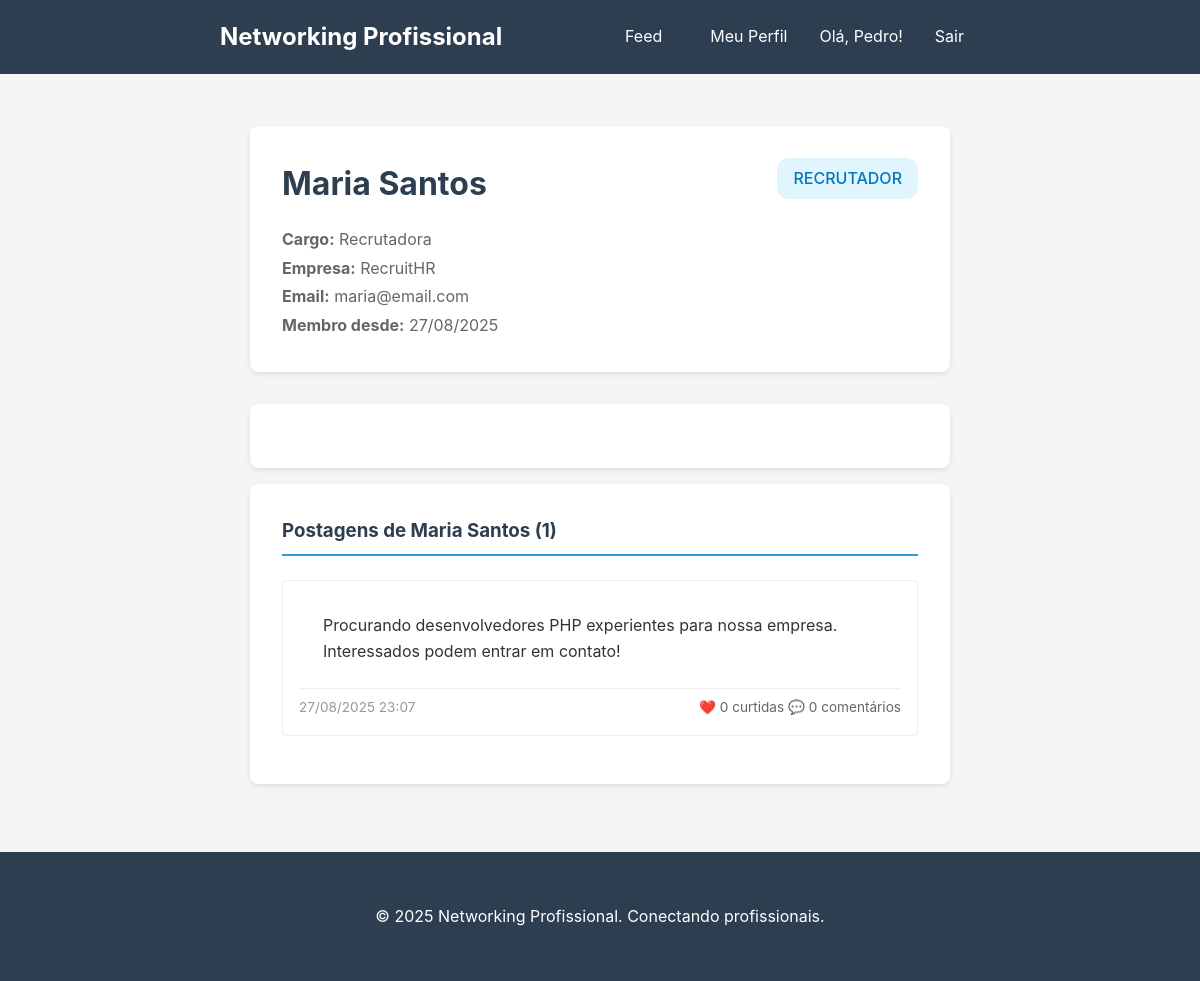
Page /perfil.php?id=2 (signed in) on the committed database.
### tables this page shows
CREATE TABLE IF NOT EXISTS users (
    id INT AUTO_INCREMENT PRIMARY KEY,
    nome VARCHAR(100) NOT NULL,
    sobrenome VARCHAR(100) NOT NULL,
    email VARCHAR(100) UNIQUE NOT NULL,
    senha VARCHAR(255) NOT NULL,
    empresa VARCHAR(100),
    cargo VARCHAR(100),
    status_tag ENUM('disponivel_contato', 'procurando_oportunidades', 'recrutador', 'empregado') NOT NULL,
    created_at TIMESTAMP DEFAULT CURRENT_TIMESTAMP
);

CREATE TABLE IF NOT EXISTS posts (
    id INT AUTO_INCREMENT PRIMARY KEY,
    user_id INT NOT NULL,
    conteudo TEXT NOT NULL,
    created_at TIMESTAMP DEFAULT CURRENT_TIMESTAMP,
    FOREIGN KEY (user_id) REFERENCES users(id) ON DELETE CASCADE
);

### perfil.php (the view, shortened to what this page needs)
<?php
require_once 'config/database.php';
$profile_user_id = isset($_GET['id']) ? (int)$_GET['id'] : $_SESSION['user_id'];
$stmt = $pdo->prepare("SELECT * FROM users WHERE id = ?");
$stmt->execute([$profile_user_id]);
$user = $stmt->fetch();
$posts_stmt = $pdo->prepare("
    SELECT p.*,
           COUNT(DISTINCT l.id) as likes_count,
           COUNT(DISTINCT c.id) as comments_count
    FROM posts p
    LEFT JOIN likes l ON p.id = l.post_id
    LEFT JOIN comments c ON p.id = c.post_id
    WHERE p.user_id = ?
    GROUP BY p.id, p.user_id, p.conteudo, p.created_at
    ORDER BY p.created_at DESC
");
$posts_stmt->execute([$profile_user_id]);
$user_posts = $posts_stmt->fetchAll();
$is_own_profile = ($profile_user_id == $_SESSION['user_id']);
?>
<!DOCTYPE html>
<html lang="pt-BR">
<head>
    <link rel="stylesheet" href="style.css">
</head>
<body>
    <?php include 'includes/header.php'; ?>
    <div class="container">
        <div class="profile-container">
            <div class="profile-header">
                <div class="profile-info">
                    <h1><?php echo htmlspecialchars($user['nome'] . ' ' . ($user['sobrenome'] ?? '')); ?></h1>
                    <p class="profile-details">
                        <?php if ($user['cargo']): ?>
                            <strong>Cargo:</strong> <?php echo htmlspecialchars($user['cargo']); ?>
                        <?php endif; ?>
                        <?php if ($user['empresa']): ?>
                            <br><strong>Empresa:</strong> <?php echo htmlspecialchars($user['empresa']); ?>
                        <?php endif; ?>
                        <br><strong>Email:</strong> <?php echo htmlspecialchars($user['email']); ?>
                        <br><strong>Membro desde:</strong> <?php echo date('d/m/Y', strtotime($user['created_at'])); ?>
                    </p>
                </div>
                <div class="status-badge">
                    <span class="status-tag large <?php echo $user['status_tag']; ?>">
                        <?php
                            if ($user['status_tag'] == 'disponivel_contato') {
                                echo 'Disponível para contato';
                            } elseif ($user['status_tag'] == 'recrutador') {
                                echo 'Recrutador';
                            } else {
                                echo 'Indisponível';
                            }
                        ?>
                    </span>
                </div>
            </div>
            <div class="profile-content">
            </div>
            <div class="posts-content">
                <div class="posts-section">
                    <h3>
                        <?php echo $is_own_profile ? 'Suas Postagens' : 'Postagens de ' . htmlspecialchars($user['nome'] . ' ' . ($user['sobrenome'] ?? '')); ?>
                        (<?php echo count($user_posts); ?>)
                    </h3>
                    <?php if (empty($user_posts)): ?>
                        <div class="empty-state">
                            <p>
                                <?php echo $is_own_profile ? 'Você ainda não fez nenhuma postagem.' : 'Este usuário ainda não fez postagens.'; ?>
                            </p>
                            <?php if ($is_own_profile): ?>
                                <a href="feed.php" class="btn-primary">Criar primeira postagem</a>
                            <?php endif; ?>
                        </div>
                    <?php else: ?>
                        <div class="posts-history">
                            <?php foreach ($user_posts as $post): ?>
                                <a href="feed.php#post-<?php echo $post['id']; ?>" class="post-summary-link">
                                    <div class="post-summary">
                                        <div class="post-content">
                                            <p><?php echo nl2br(htmlspecialchars(substr($post['conteudo'], 0, 200))); ?>
                                            </p>
                                        </div>
                                        <div class="post-meta">
                                            <span class="post-date"><?php echo date('d/m/Y H:i', strtotime($post['created_at'])); ?></span>
                                            <span class="post-stats">
                                                ❤️ <?php echo $post['likes_count']; ?> curtidas
                                                💬 <?php echo $post['comments_count']; ?> comentários
                                            </span>
                                        </div>
                                    </div>
                                </a>
                            <?php endforeach; ?>
                        </div>
                    <?php endif; ?>
                </div>
            </div>
        </div>
    </div>
    <?php include 'includes/footer.php'; ?>
</body>
</html>

### includes/header.php (shortened to what this page needs)
<?php
$current_user = null;
if (isset($_SESSION['user_id'])) {
    require_once __DIR__ . '/../config/database.php';
    $stmt = $pdo->prepare("SELECT nome FROM users WHERE id = ?");
    $stmt->execute([$_SESSION['user_id']]);
    $current_user = $stmt->fetch();
}
?>
<header class="header">
    <div class="header-content">
        <h2>Networking Profissional</h2>
        <?php if ($current_user): ?>
            <nav class="nav-links">
                <a href="feed.php">Feed</a>
                <a href="perfil.php">Meu Perfil</a>
                <span>Olá, <?php echo htmlspecialchars($current_user['nome']); ?>!</span>
                <a href="auth/logout.php">Sair</a>
            </nav>
        <?php endif; ?>
    </div>
</header>

### style.css (style rules this page uses)
* { margin: 0; padding: 0; box-sizing: border-box; }
body { font-family: -apple-system, BlinkMacSystemFont, 'Segoe UI', Roboto, Oxygen, Ubuntu, Cantarell, sans-serif; line-height: 1.6; color: #333; background-color: #f5f5f5; }
.container { max-width: 800px; margin: 0 auto; padding: 20px; }
.header { background: #2c3e50; color: white; padding: 1rem 0; margin-bottom: 2rem; }
.header-content { display: flex; justify-content: space-between; align-items: center; max-width: 800px; margin: 0 auto; padding: 0 20px; }
.header h2 { margin: 0; }
.nav-links { display: flex; gap: 1rem; align-items: center; }
.nav-links a { color: white; text-decoration: none; padding: 0.5rem 1rem; border-radius: 4px; transition: background-color 0.3s; }
.status-tag { display: inline-block; padding: 0.25rem 0.5rem; border-radius: 12px; font-size: 0.8rem; font-weight: 500; text-transform: uppercase; }
.status-tag.recrutador { background: #e1f5fe; color: #0277bd; }
.status-tag.large { padding: 0.5rem 1rem; font-size: 1rem; }
.post-date { color: #999; font-size: 0.85rem; }
.post-content { padding: 1rem 1.5rem; }
.post-content p { margin: 0; white-space: pre-line; }
.profile-container { max-width: 700px; margin: 0 auto; }
.posts-content { background: white; border-radius: 8px; box-shadow: 0 2px 5px rgba(0, 0, 0, 0.1); padding: 2rem; margin-top: 1rem; }
.profile-header { background: white; padding: 2rem; border-radius: 8px; box-shadow: 0 2px 5px rgba(0, 0, 0, 0.1); margin-bottom: 2rem; display: flex; justify-content: space-between; align-items: flex-start; }
.profile-info h1 { margin: 0 0 1rem 0; color: #2c3e50; }
.profile-details { color: #666; line-height: 1.8; }
.status-badge { text-align: right; }
.profile-content { background: white; border-radius: 8px; box-shadow: 0 2px 5px rgba(0, 0, 0, 0.1); padding: 2rem; }
.post-summary-link { text-decoration: none; color: inherit; display: block; transition: background-color 0.2s; }
.posts-section h3 { margin-bottom: 1.5rem; color: #2c3e50; border-bottom: 2px solid #3498db; padding-bottom: 0.5rem; }
.posts-history { space-y: 1rem; }
.post-summary { padding: 1rem; border: 1px solid #eee; border-radius: 4px; margin-bottom: 1rem; cursor: pointer; transition: all 0.2s; }
.post-summary .post-content p { margin-bottom: 0.5rem; }
.post-meta { display: flex; justify-content: space-between; align-items: center; color: #666; font-size: 0.85rem; border-top: 1px solid #eee; padding-top: 0.5rem; }
.post-stats { display: flex; gap: 1rem; }

### rows in the picture
users: nome "Pedro"
users: nome+sobrenome "Maria Santos", cargo "Recrutadora", empresa "RecruitHR", email "maria@email.com", created_at "27/08/2025"
posts: conteudo "Procurando desenvolvedores PHP experientes para nossa empresa. Interessados podem entrar em contato!", created_at "27/08/2025 23:07", likes_count "0", comments_count "0"

### other values in the picture
count($user_posts) "1"
